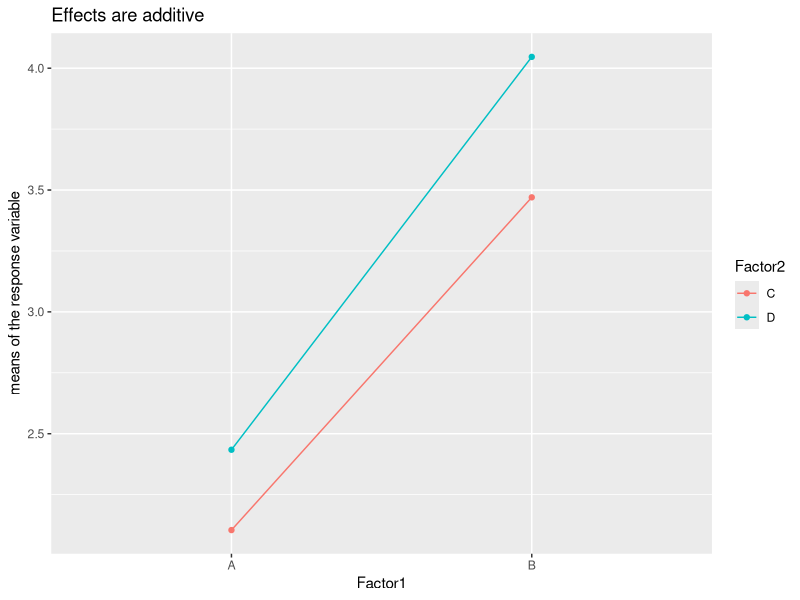
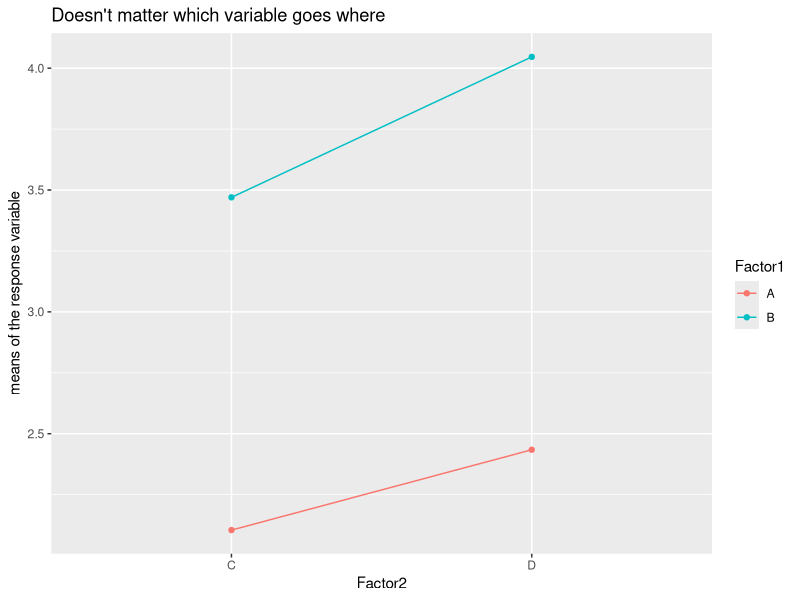
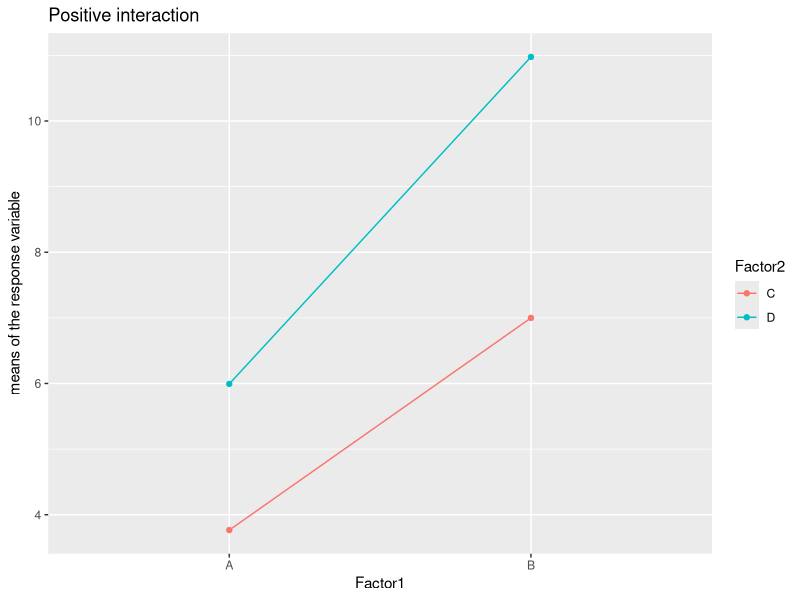
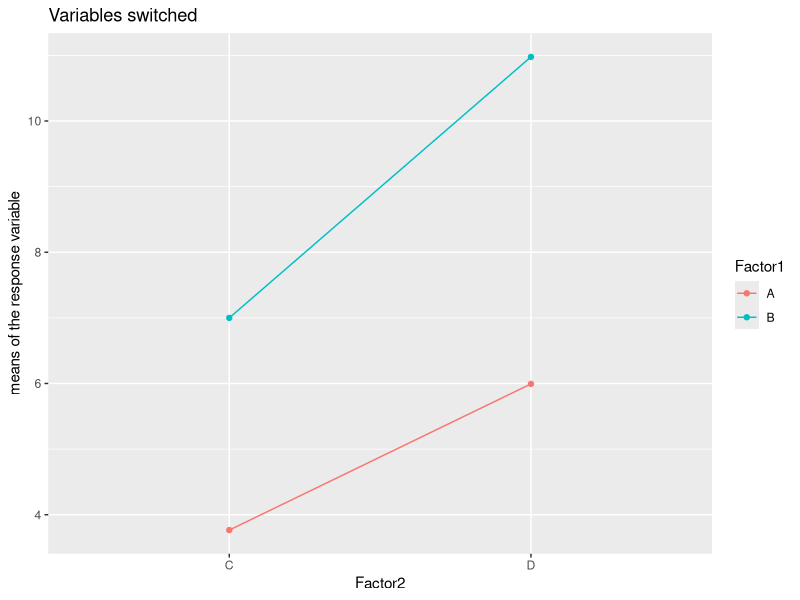
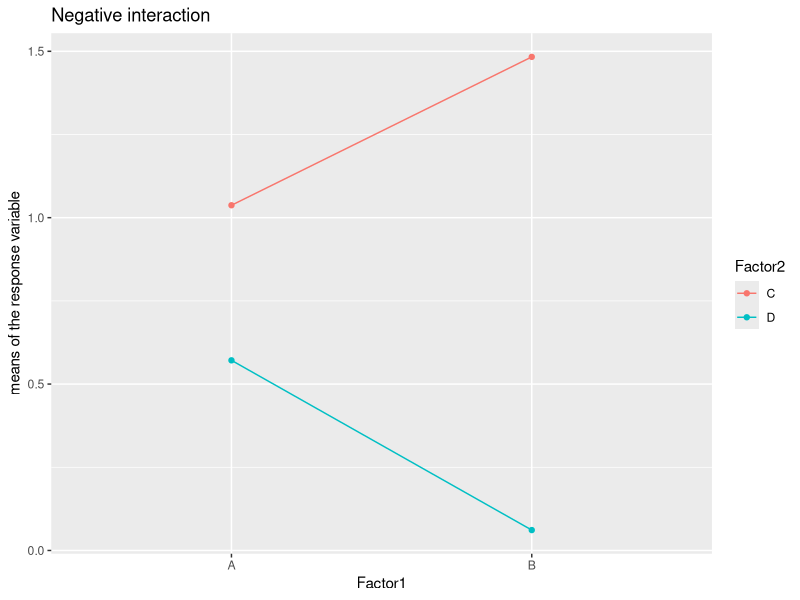
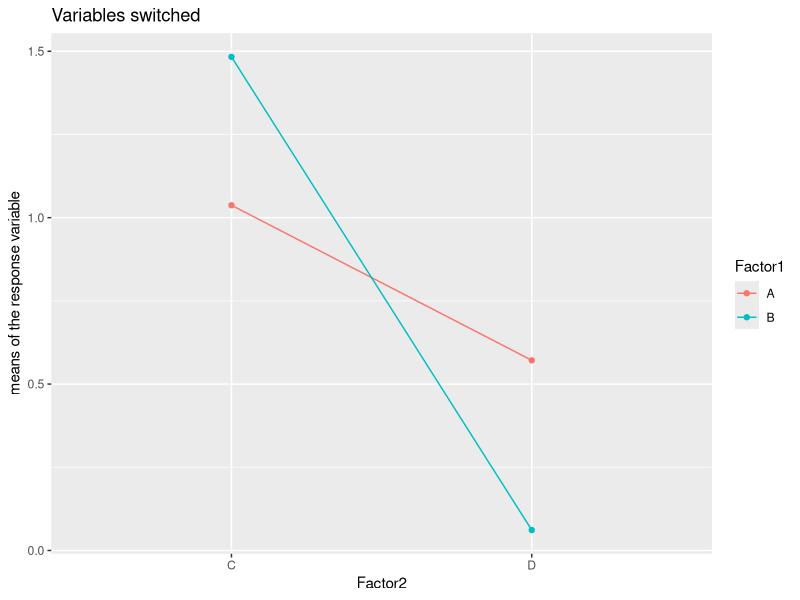
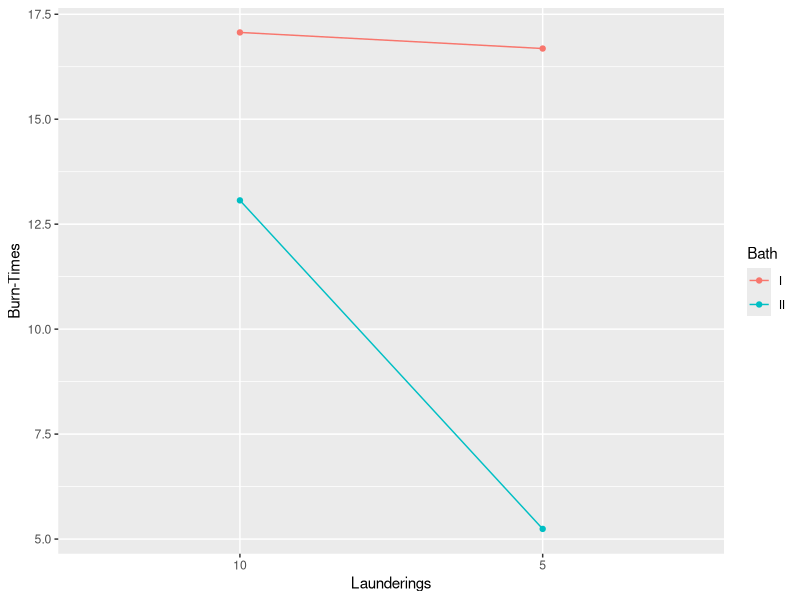
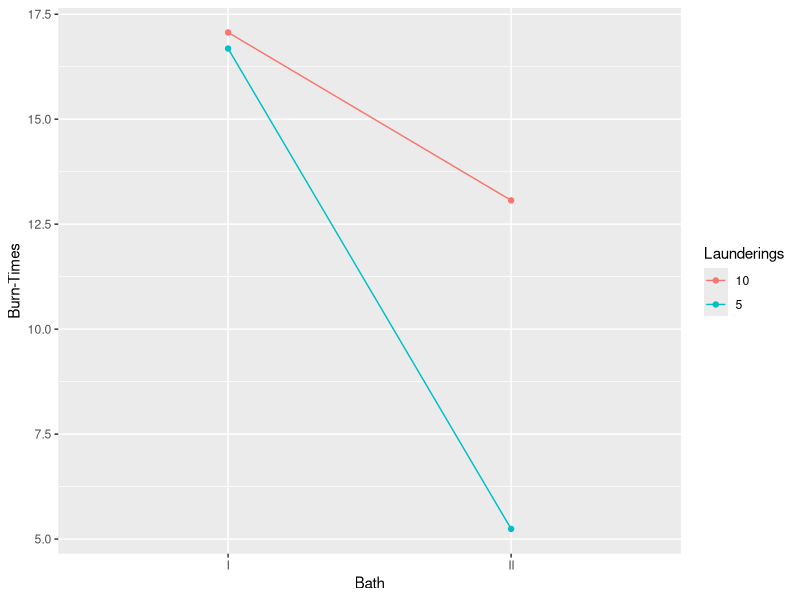

These charts were generated, in order, by the following R code:
## ---- chunk 1
knitr::opts_chunk$set(echo = FALSE, message=FALSE,
                      dev='pdf', fig.width=5, fig.asp=0.618, fig.align='center')
options(tibble.width=70, scipen = 999, tibble.print_min=5, show.signif.stars = FALSE)
library(tidyverse)
## ---- chunk 2
burn <- read.delim("chelating.txt", check.names = FALSE, 
                   colClasses = c("factor", "factor", "numeric"))
## ---- chunk 3
library(xtable)
burn %>% 
  group_by(Bath) %>% 
  summarize(n=n(), Means=mean(`Burn-Times`), SD=sd(`Burn-Times`)) %>% 
  xtable(., digits=3) %>% print.xtable(., include.rownames=FALSE, comment=FALSE)
## ---- chunk 4
burn %>% 
  group_by(Launderings) %>% 
  summarize(n=n(), Means=mean(`Burn-Times`), SD=sd(`Burn-Times`)) %>% 
  xtable(., digits=3) %>% print.xtable(., include.rownames=FALSE, comment=FALSE)
## ---- chunk 5
two_factor <- expand.grid(Factor1=rep(LETTERS[1:2], 8), 
                          Factor2=rep(LETTERS[3:4], 8)) %>% 
  mutate(y1 = as.numeric(Factor1)*1.5 + 
           as.numeric(Factor2)*0.5 + rnorm(nrow(.), 0, 0.5),
         y2 = as.numeric(Factor1)*1.5 + 
           as.numeric(Factor2)*0.5 + as.numeric(Factor1)*as.numeric(Factor2)*1.75+ rnorm(nrow(.), 0, 0.25),
         y3 = as.numeric(Factor1)*1.5 + 
           as.numeric(Factor2)*0.5 - as.numeric(Factor1)*as.numeric(Factor2) + rnorm(nrow(.), 0, 0.25))

two_factor %>% 
  ggplot(aes(x=Factor1, y=y1, colour=Factor2, group=Factor2)) + 
  stat_summary(fun.y=mean, geom="point") + 
  stat_summary(fun.y=mean, geom="line") + 
    ylab("means of the response variable") + 
  ggtitle("Effects are additive")
## ---- chunk 6
two_factor %>% 
  ggplot(aes(x=Factor2, y=y1, colour=Factor1, group=Factor1)) + 
  stat_summary(fun.y=mean, geom="point") + 
  stat_summary(fun.y=mean, geom="line") + 
  ylab("means of the response variable") + 
  ggtitle("Doesn't matter which variable goes where")
## ---- chunk 7
two_factor %>% 
  ggplot(aes(x=Factor1, y=y2, colour=Factor2, group=Factor2)) + 
  stat_summary(fun.y=mean, geom="point") + 
  stat_summary(fun.y=mean, geom="line") + 
    ylab("means of the response variable") + 
  ggtitle("Positive interaction")
## ---- chunk 8
two_factor %>% 
  ggplot(aes(x=Factor2, y=y2, colour=Factor1, group=Factor1)) + 
  stat_summary(fun.y=mean, geom="point") + 
  stat_summary(fun.y=mean, geom="line") + 
    ylab("means of the response variable") + 
  ggtitle("Variables switched") 
## ---- chunk 9
two_factor %>% 
  ggplot(aes(x=Factor1, y=y3, colour=Factor2, group=Factor2)) + 
  stat_summary(fun.y=mean, geom="point") + 
  stat_summary(fun.y=mean, geom="line") + 
    ylab("means of the response variable") + 
  ggtitle("Negative interaction")
## ---- chunk 10
two_factor %>% 
  ggplot(aes(x=Factor2, y=y3, colour=Factor1, group=Factor1)) + 
  stat_summary(fun.y=mean, geom="point") + 
  stat_summary(fun.y=mean, geom="line") + 
    ylab("means of the response variable") + 
  ggtitle("Variables switched")
## ---- chunk 11
burn %>% 
  ggplot(aes(x=Launderings, y=`Burn-Times`, colour=Bath, group=Bath)) + 
  stat_summary(fun.y=mean, geom="point") + 
  stat_summary(fun.y=mean, geom="line") 
## ---- chunk 12
burn %>% 
  ggplot(aes(x=Bath, y=`Burn-Times`, colour=Launderings, group=Launderings)) + 
  stat_summary(fun.y=mean, geom="point") + 
  stat_summary(fun.y=mean, geom="line") 
## ---- chunk 13
burn %>% 
  aov(`Burn-Times` ~ Bath + Launderings, data=.) %>% summary
